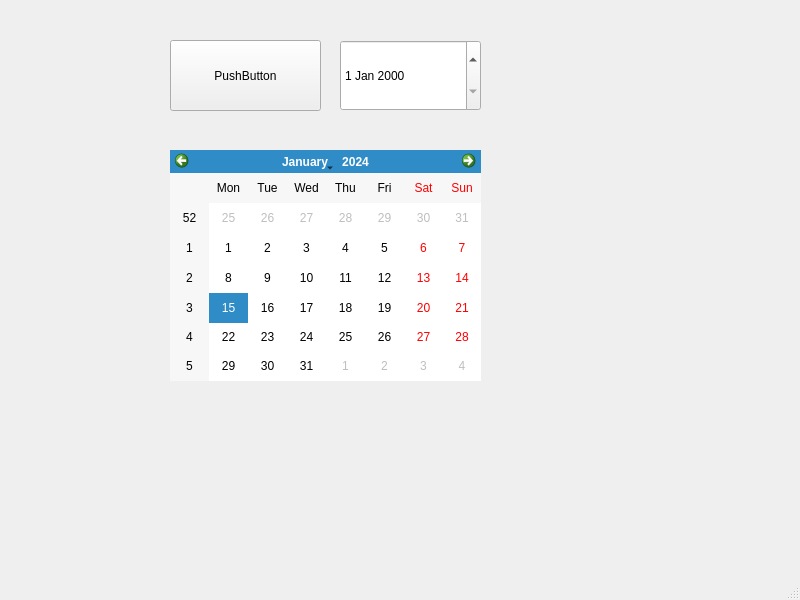
<?xml version="1.0" encoding="UTF-8"?>
<ui version="4.0">
 <class>MainWindow</class>
 <widget class="QMainWindow" name="MainWindow">
  <property name="geometry">
   <rect>
    <x>0</x>
    <y>0</y>
    <width>800</width>
    <height>600</height>
   </rect>
  </property>
  <property name="windowTitle">
   <string>MainWindow</string>
  </property>
  <widget class="QWidget" name="centralwidget">
   <widget class="QPushButton" name="pushButton">
    <property name="geometry">
     <rect>
      <x>170</x>
      <y>40</y>
      <width>151</width>
      <height>71</height>
     </rect>
    </property>
    <property name="text">
     <string>PushButton</string>
    </property>
   </widget>
   <widget class="QDateEdit" name="dateEdit">
    <property name="geometry">
     <rect>
      <x>340</x>
      <y>40</y>
      <width>141</width>
      <height>71</height>
     </rect>
    </property>
   </widget>
   <widget class="QCalendarWidget" name="calendarWidget">
    <property name="geometry">
     <rect>
      <x>170</x>
      <y>150</y>
      <width>311</width>
      <height>231</height>
     </rect>
    </property>
   </widget>
  </widget>
  <widget class="QMenuBar" name="menubar">
   <property name="geometry">
    <rect>
     <x>0</x>
     <y>0</y>
     <width>800</width>
     <height>23</height>
    </rect>
   </property>
  </widget>
  <widget class="QStatusBar" name="statusbar"/>
 </widget>
 <resources/>
 <connections/>
</ui>
